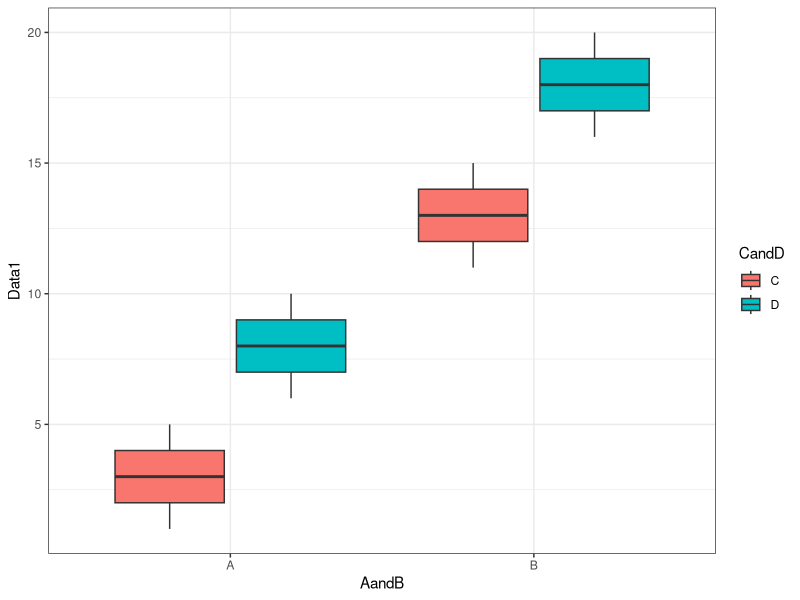
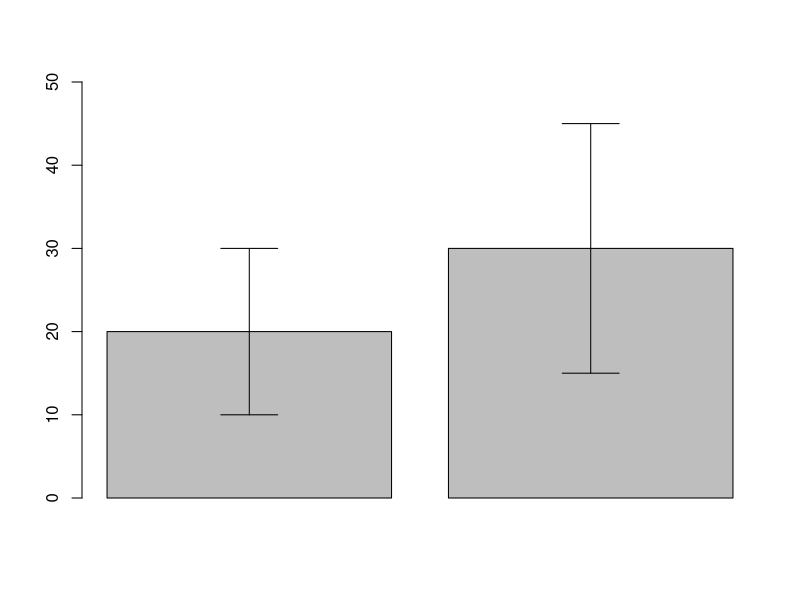

Recreate these plots in R, in order.
####GGplot2####
#Making a fake dataset to see how ggplot2 works to make a boxplot
A<-rep("A", 10)
B<-rep("B",10)

AandB<-c(A,B)

C<-rep("C",5)
D<-rep("D", 5)

CandD<-c(C,D,C,D)

All<-cbind(AandB, CandD)

#What do our factors currently look like?
All

#Let's add in some data.
Data1<-seq(1,20,1)

#Stick it all together.
Final<-cbind(All,Data1)

#GGplot can't use a matrix, only a dataframe.
Final<-as.data.frame(Final)

#Thinks our data column is a factor
Final[,3]<-as.numeric(Final[,3])


#install.packages("ggplot2") #If you need to.
require(ggplot2)

ggplot(data = Final, aes(x = AandB, y = Data1)) +  geom_boxplot(aes(fill = CandD), width = 0.8) + theme_bw()


####Error Bars####
#There is no native script in R on how to add error bars to a plot.
#This is a DIY example of how you can do it.

superpose.eb <- function (x, y, ebl, ebu = ebl, lh = 0.1,   ...) 
{
  #ebu is the length of the upper error bar; assumed to be a vector with same length of x and y.
  #ebl is the length of the lower error bar; assumed to be a vector with same length of x and y
  #2*lh is a the length of the tick at the end of the error bar
  #it is assumed that the limits of the axes on the existing plot are 
  #sufficiently large to accomodate the error bars.
  
  segments(x, y + ebu, x, y - ebl, ...)
  segments(x - lh , y + ebu, x + lh , y + ebu, 
           ...)
  segments(x - lh, y - ebl, x + lh , y - ebl,  ...)
}
barplot(c(20,30),ylim=c(0,50))->bar
superpose.eb(bar,c(20,30),c(10,15),c(10,15))
